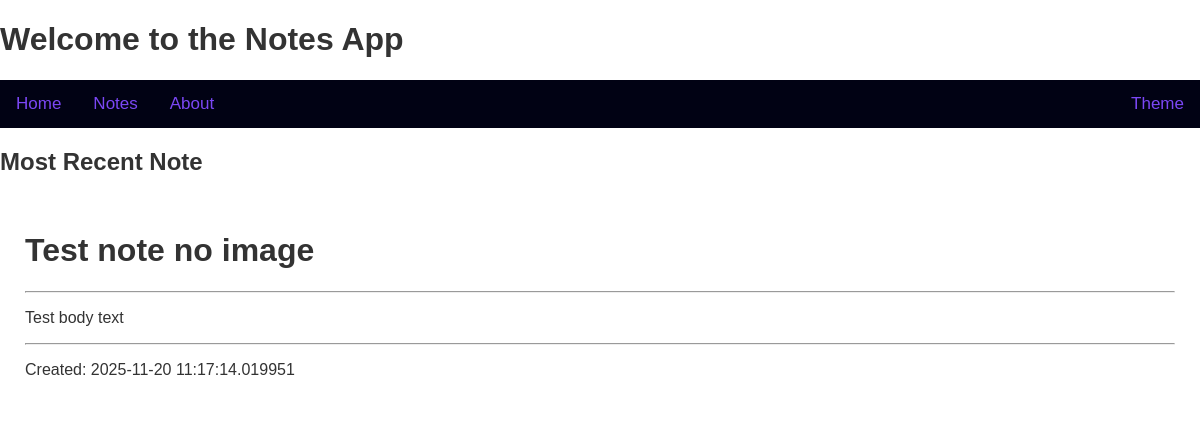
Before: / with the older database file.
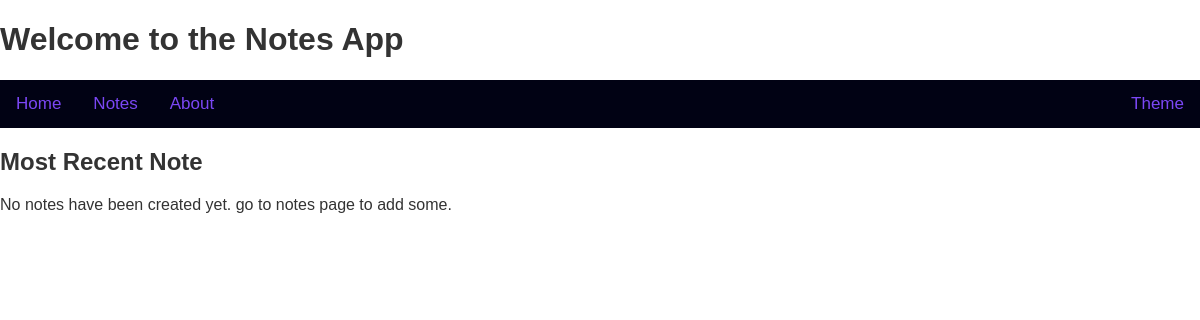
After: the same page with the newer database file.
### tables this page shows
CREATE TABLE notes (
                        id INTEGER PRIMARY KEY AUTOINCREMENT,
                        title TEXT NOT NULL,
                        bodytext TEXT NOT NULL,
                        date DATETIME NOT NULL
                        );

### app.py (the view)
@app.route('/')
def home():
    with sqlite3.connect(DATABASE) as conn:
        recent_note = conn.execute('SELECT * FROM notes ORDER BY date DESC LIMIT 1').fetchone()
    return render_template("home.html", recent_note=recent_note)

### templates/home.html (shortened to what this page needs)
<!DOCTYPE html>
<html lang="en">
<head>
    <link rel="stylesheet" href="{{ url_for('static', filename='styles.css') }}">
</head>
<body>
    <h1>Welcome to the Notes App</h1>
    <div class="topnav">
        <a href="{{ url_for('home') }}">Home</a>
        <a href="{{ url_for('notes') }}">Notes</a>
        <a href="{{ url_for('about') }}">About</a>
        <div class="dropdown">
            <button class="dropbtn">Theme</button>
        </div>
    </div>
    <h2> Most Recent Note</h2>
        {% if recent_note %}
        <div class="container">
            <h1> {{ recent_note[1] }}</h1>
            <hr>
            <p> {{ recent_note[2] }} </p>
            <hr>
            <p>Created: {{ recent_note[3] }}</p>
        </div>
    {% else %}
        <p>No notes have been created yet. go to notes page to add some.</p>
    {% endif %}
</body>
</html>

Changed rows visible on the page:
removed notes: title "Test note no image", bodytext "Test body text", date "2025-11-20 11:17:14.019951"
Other visible differences:
text no longer shown: "Created:"
text now shown: "No notes have been created yet. go to notes page to add some."
